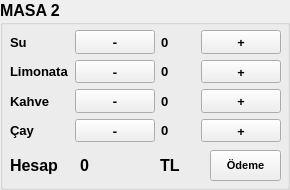
     <widget class="QGroupBox" name="groupBox_4">
      <property name="font">
       <font>
        <family>Leelawadee UI</family>
        <pointsize>12</pointsize>
        <weight>75</weight>
        <bold>true</bold>
       </font>
      </property>
      <property name="title">
       <string>MASA 2</string>
      </property>
      <property name="flat">
       <bool>false</bool>
      </property>
      <property name="checkable">
       <bool>false</bool>
      </property>
      <widget class="QWidget" name="gridLayoutWidget_2">
       <property name="geometry">
        <rect>
         <x>10</x>
         <y>30</y>
         <width>271</width>
         <height>112</height>
        </rect>
       </property>
       <layout class="QGridLayout" name="gridLayout_2">
        <item row="1" column="3">
         <widget class="QPushButton" name="pushButton_4">
          <property name="font">
           <font>
            <family>Bauhaus 93</family>
            <pointsize>10</pointsize>
           </font>
          </property>
          <property name="text">
           <string>+</string>
          </property>
         </widget>
        </item>
        <item row="2" column="1">
         <widget class="QPushButton" name="pushButton_5">
          <property name="font">
           <font>
            <family>Bauhaus 93</family>
            <pointsize>10</pointsize>
           </font>
          </property>
          <property name="text">
           <string>-</string>
          </property>
         </widget>
        </item>
        <item row="1" column="1">
         <widget class="QPushButton" name="pushButton_3">
          <property name="font">
           <font>
            <family>Bauhaus 93</family>
            <pointsize>10</pointsize>
           </font>
          </property>
          <property name="text">
           <string>-</string>
          </property>
         </widget>
        </item>
        <item row="2" column="3">
         <widget class="QPushButton" name="pushButton_6">
          <property name="font">
           <font>
            <family>Bauhaus 93</family>
            <pointsize>10</pointsize>
           </font>
          </property>
          <property name="text">
           <string>+</string>
          </property>
         </widget>
        </item>
        <item row="3" column="3">
         <widget class="QPushButton" name="pushButton_8">
          <property name="font">
           <font>
            <family>Bauhaus 93</family>
            <pointsize>10</pointsize>
           </font>
          </property>
          <property name="text">
           <string>+</string>
          </property>
         </widget>
        </item>
        <item row="3" column="1">
         <widget class="QPushButton" name="pushButton_7">
          <property name="font">
           <font>
            <family>Bauhaus 93</family>
            <pointsize>10</pointsize>
           </font>
          </property>
          <property name="text">
           <string>-</string>
          </property>
         </widget>
        </item>
        <item row="3" column="0">
         <widget class="QLabel" name="label_3">
          <property name="font">
           <font>
            <pointsize>10</pointsize>
           </font>
          </property>
          <property name="text">
           <string>Çay</string>
          </property>
         </widget>
        </item>
        <item row="0" column="0">
         <widget class="QLabel" name="label_4">
          <property name="font">
           <font>
            <pointsize>10</pointsize>
           </font>
          </property>
          <property name="text">
           <string>Su</string>
          </property>
         </widget>
        </item>
        <item row="0" column="3">
         <widget class="QPushButton" name="pushButton_2">
          <property name="font">
           <font>
            <family>Bauhaus 93</family>
            <pointsize>10</pointsize>
           </font>
          </property>
          <property name="text">
           <string>+</string>
          </property>
         </widget>
        </item>
        <item row="0" column="1">
         <widget class="QPushButton" name="pushButton">
          <property name="font">
           <font>
            <family>Bauhaus 93</family>
            <pointsize>10</pointsize>
           </font>
          </property>
          <property name="text">
           <string>-</string>
          </property>
         </widget>
        </item>
        <item row="1" column="0">
         <widget class="QLabel" name="label_5">
          <property name="font">
           <font>
            <pointsize>10</pointsize>
           </font>
          </property>
          <property name="text">
           <string>Limonata</string>
          </property>
         </widget>
        </item>
        <item row="2" column="0">
         <widget class="QLabel" name="label_6">
          <property name="font">
           <font>
            <pointsize>10</pointsize>
           </font>
          </property>
          <property name="text">
           <string>Kahve</string>
          </property>
         </widget>
        </item>
        <item row="0" column="2">
         <widget class="QLabel" name="label_7">
          <property name="font">
           <font>
            <pointsize>10</pointsize>
           </font>
          </property>
          <property name="text">
           <string>0</string>
          </property>
         </widget>
        </item>
        <item row="1" column="2">
         <widget class="QLabel" name="label_8">
          <property name="font">
           <font>
            <pointsize>10</pointsize>
           </font>
          </property>
          <property name="text">
           <string>0</string>
          </property>
         </widget>
        </item>
        <item row="2" column="2">
         <widget class="QLabel" name="label_9">
          <property name="font">
           <font>
            <pointsize>10</pointsize>
           </font>
          </property>
          <property name="text">
           <string>0</string>
          </property>
         </widget>
        </item>
        <item row="3" column="2">
         <widget class="QLabel" name="label_10">
          <property name="font">
           <font>
            <pointsize>10</pointsize>
           </font>
          </property>
          <property name="text">
           <string>0</string>
          </property>
         </widget>
        </item>
       </layout>
      </widget>
      <widget class="QLabel" name="label_11">
       <property name="geometry">
        <rect>
         <x>10</x>
         <y>150</y>
         <width>81</width>
         <height>31</height>
        </rect>
       </property>
       <property name="text">
        <string>Hesap</string>
       </property>
      </widget>
      <widget class="QPushButton" name="pushButton_9">
       <property name="geometry">
        <rect>
         <x>210</x>
         <y>150</y>
         <width>71</width>
         <height>31</height>
        </rect>
       </property>
       <property name="font">
        <font>
         <pointsize>8</pointsize>
        </font>
       </property>
       <property name="text">
        <string>Ödeme</string>
       </property>
      </widget>
      <widget class="QLabel" name="label_12">
       <property name="geometry">
        <rect>
         <x>80</x>
         <y>150</y>
         <width>71</width>
         <height>31</height>
        </rect>
       </property>
       <property name="text">
        <string>0</string>
       </property>
      </widget>
      <widget class="QLabel" name="label_84">
       <property name="geometry">
        <rect>
         <x>160</x>
         <y>150</y>
         <width>51</width>
         <height>31</height>
        </rect>
       </property>
       <property name="text">
        <string>TL</string>
       </property>
      </widget>
     </widget>
